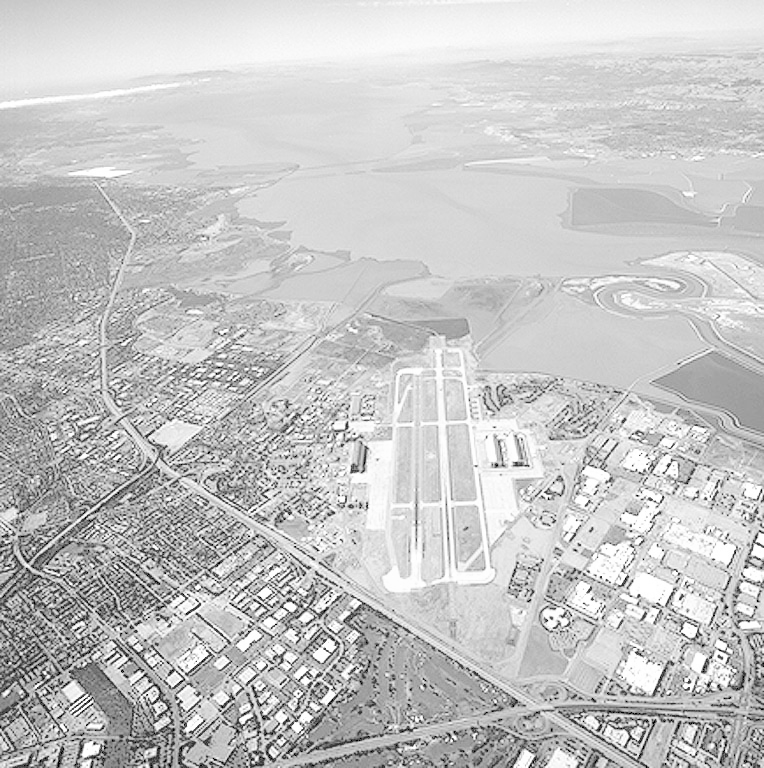
#> input picture LAB2/pliki/aerial_view.tif, 764 x 768 px
$ jupyter execute 5.ipynb
#> lines starting #> are read from the running program, lines starting #| are printed output that depends on the picture
## Laboratorium 2 - Przetwarzanie i analiza sygnału EKG
### Ćwiczenie 5- Platforma testowa
Wymagane funkcje:

1.	Wyświetlanie obrazu wczytanego z pliku o podanej nazwie.

2.	Sporządzanie wykresów zmian poziomu szarości wzdłuż wybranej linii poziomej lub pionowej o zadanej współrzędnej.

3.	Wybór podobrazu (prostokątnego obszaru) o podanych współrzędnych oraz jego zapis do pliku o zadanej nazwie.

[cell 1]
import cv2
import matplotlib.pyplot as plt
import tifffile

def display_image(image_path):
#> called with image_path = 'pliki/aerial_view.tif'
    img = tifffile.imread(image_path)
#> img is the input picture: shape (768, 764); min 0, max 255, mean 197.2
    plt.imshow(img, cmap='gray')
    plt.title('aerial_view.tif')
    plt.axis('off')
    plt.show()

def plot_intensity(image_path, x=None, y=None):
#> called with image_path = 'pliki/aerial_view.tif', x = 100
    img = tifffile.imread(image_path)
    if x is not None and y is None:
        intensity = img[:, x]  # Wybierz całą kolumnę o współrzędnej x
#> intensity = 768 values, max 255 at index 95, min 0 at index 610, mean 177.1
        plt.plot(intensity)
        plt.title('Zmiany poziomu szarości wzdłuż linii pionowej')
        plt.xlabel('Pozycja pionowa')
        plt.ylabel('Poziom szarości')
        plt.show()
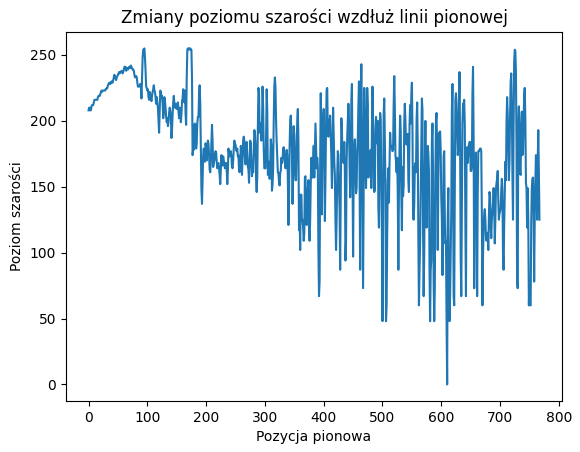
#> figure drawn by matplotlib, 1 panel; curve peaks at x = 95, y = 255
    elif y is not None and x is None:
        intensity = img[y, :]  # Wybierz cały wiersz o współrzędnej y
        plt.plot(intensity)
        plt.title('Zmiany poziomu szarości wzdłuż linii poziomej')
        plt.xlabel('Pozycja pozioma')
        plt.ylabel('Poziom szarości')
        plt.show()
    else:
        print("Podaj tylko współrzędną x lub y.")

def select_and_save_subimage(image_path, x1, y1, x2, y2, output_path):
#> called with image_path = 'pliki/aerial_view.tif', x1 = 50, y1 = 50, x2 = 150, y2 = 150, output_path = 'subimage.tif'
    img = tifffile.imread(image_path)
    subimage = img[y1:y2, x1:x2]
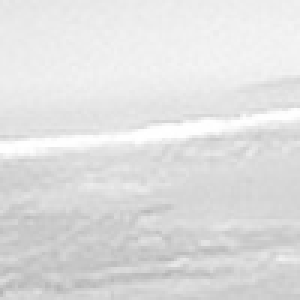
#> subimage: shape (100, 100) (shown 3 times larger); min 180, max 255, mean 223.3
    tifffile.imwrite(output_path, subimage)
    print(f"Podobraz został zapisany jako: {output_path}")

# Przykładowe użycie:
image_path = 'pliki/aerial_view.tif'
display_image(image_path)
plot_intensity(image_path, x=100)
select_and_save_subimage(image_path, 50, 50, 150, 150, 'subimage.tif')

$ run again, with LAB2/pliki/cboard_pepper_only.tif copied over LAB2/pliki/aerial_view.tif
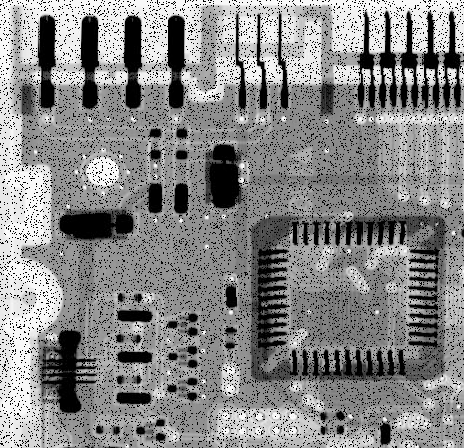
#> input picture LAB2/pliki/cboard_pepper_only.tif, 464 x 448 px
#> in display_image, img is the input picture: shape (448, 464); min 0, max 255, mean 135.7
#> intensity = 448 values, max 250 at index 184, min 0 at index 5, mean 150.1
#> in plot_intensity, `plt.show()`:
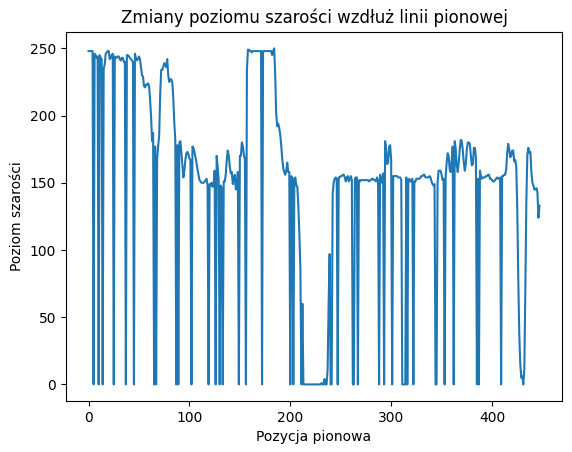
#> figure drawn by matplotlib, 1 panel; curve peaks at x = 184, y = 250
#> in select_and_save_subimage, `subimage = img[y1:y2, x1:x2]`:
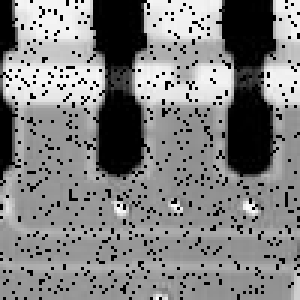
#> subimage: shape (100, 100) (shown 3 times larger); min 0, max 255, mean 129.8
